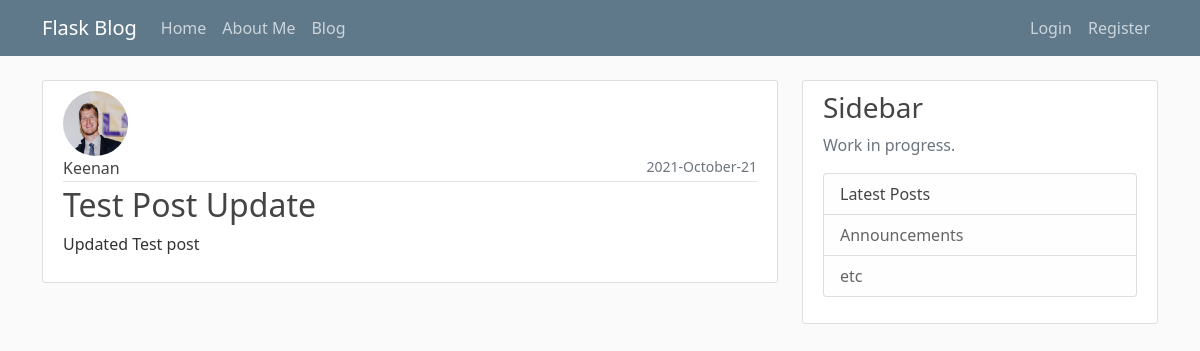
Screenshot of /post/2 with the database file from the repository.
### flaskblog/models.py (models this page shows, shortened)
class User(db.Model, UserMixin):
    id = db.Column(db.Integer, primary_key=True)
    username = db.Column(db.String(20), unique=True, nullable=False)
    email = db.Column(db.String(120), unique=True, nullable=False)
    image_file = db.Column(db.String(20), nullable=False, default='default.jpg')
    password = db.Column(db.String(60), nullable=False)
    posts = db.relationship('Post', backref='author', lazy=True)

class Post(db.Model):
    id = db.Column(db.Integer, primary_key=True)
    title = db.Column(db.String(100), nullable=False)
    date_posted = db.Column(db.DateTime, nullable=False, default=datetime.utcnow)
    content = db.Column(db.Text, nullable=False)
    user_id = db.Column(db.Integer, db.ForeignKey('user.id'), nullable=False)

### flaskblog/posts/routes.py (the view)
@posts.route("/post/<int:post_id>")
def post(post_id):
    post = Post.query.get_or_404(post_id)
    return render_template('post.html', title=post.title, post=post)

### flaskblog/templates/post.html (shortened to what this page needs)
{% extends 'index.html' %}
{% block content %}
  <article class="media content-section">
    <img class="rounded-circle article-img" src="{{ url_for('static', filename='profile_pic/' + post.author.image_file)}}">
    <div class="media-body ml-4">
      <div class="article-metadata">
        <a class="article-title mr-2" href="{{ url_for('users.user_posts', username=post.author.username) }}">{{ post.author.username }}</a>
        <small class="text-muted float-end">{{ post.date_posted.strftime('%Y-%B-%d') }}</small>
      </div>
      <h2 class="article-title">{{ post.title }}</h2>
      <p class="article-content">{{ post.content }}</p>
    </div>
  </article>
{% endblock content%}

### flaskblog/static/main.css (style rules this page uses)
body { background: #fafafa; color: #333333; margin-top: 5rem; }
h1, h2, h3, h4, h5, h6 { color: #444444; }
.content-section { background: #ffffff; padding: 10px 20px; border: 1px solid #dddddd; border-radius: 3px; margin-bottom: 20px; }
.article-title { color: #444444; }
a.article-title { text-decoration: none; }
.article-content { white-space: pre-line; }
.article-img { height: 65px; width: 65px; margin-right: 16px; }
.article-metadata { padding-bottom: 1px; margin-bottom: 4px; border-bottom: 1px solid #e3e3e3 }

### rows the page displays
User: image_file (picture), author.username "Keenan"
Post: date_posted "2021-October-21", title "Test Post Update", content "Updated Test post"
